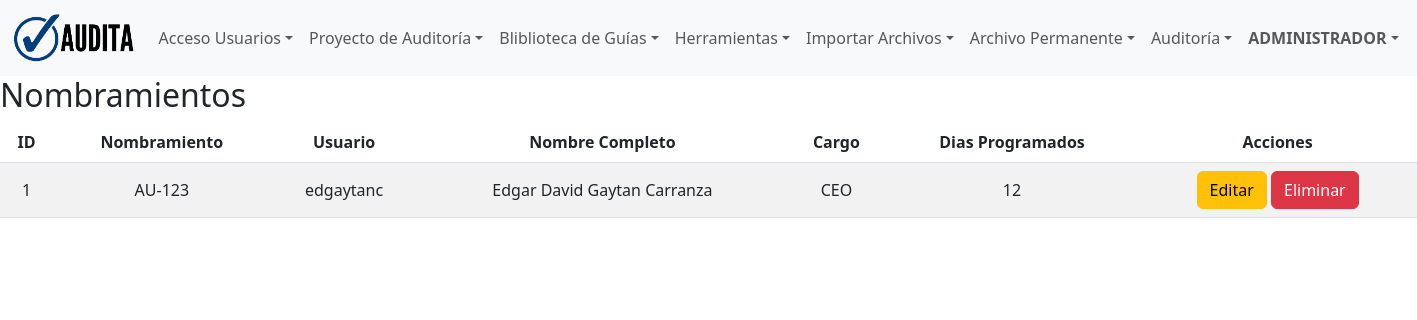
The app's page /herramientas/listar_nombramientos/ (signed in) with its own data.
### users/models.py (models this page shows)
class CustomUser(AbstractUser):
    is_activated = models.BooleanField(default=False)
    groups = models.ManyToManyField(
        'auth.Group',
        verbose_name='groups',
        blank=True,
        help_text='The groups this user belongs to. A user will get all permissions granted to each of their groups.',
        related_query_name='user',
        related_name='customuser_set',  # Add this line
    )
    user_permissions = models.ManyToManyField(
        'auth.Permission',
        verbose_name='user permissions',
        blank=True,
        help_text='Specific permissions for this user.',
        related_query_name='user',
        related_name='customuser_set',  # Add this line
    )

### herramientas/models.py (models this page shows, shortened)
class Nombramiento(models.Model):
    user = models.ForeignKey(settings.AUTH_USER_MODEL, null=True,blank=True, on_delete=models.CASCADE, verbose_name='Usuario')
    nombramiento =      models.CharField(max_length=10, null=False, blank=False, unique=True, verbose_name='Nombramiento')
    nombre_completo =   models.CharField(max_length=100, null=False,blank=False, verbose_name='Nombre Completo')
    cargo =             models.CharField(max_length=30, null=False, blank=False, verbose_name='Cargo')
    dias_programados =  models.IntegerField(default=0, verbose_name='Días Programados')
    class Meta:
        db_table = 'nombramiento'
        verbose_name = 'Nombramiento'
        verbose_name_plural = 'Nombramientos'
        ordering = ['id']

### herramientas/views.py (the view)
# urls.py: path('listar_nombramientos/', views.listar_nombramientos,name='listar_nombramientos'),
@login_required
@entidad_requerida
def listar_nombramientos(request):
    nombramientos = Nombramiento.objects.all()
    context = {'nombramientos': nombramientos}
    return render(request, 'herramientas/listar_nombramientos.html', context)

### templates/herramientas/listar_nombramientos.html
{% extends 'layout/base.html' %}
{% load crispy_forms_tags %}
{% load static %}
{% block 'content' %}
<h2>Nombramientos</h2>
<table class="table table-striped">
  <thead>
    <tr>
      <th>ID</th>
      <th>Nombramiento</th>
      <th>Usuario</th>
      <th>Nombre Completo</th>
      <th>Cargo</th>
      <th>Dias Programados</th>
      <th>Acciones</th>
    </tr>
  </thead>
  <tbody>
    {% for nombramiento in nombramientos %}
      <tr>
        <td>{{ nombramiento.id }}</td>
        <td>{{ nombramiento.nombramiento}}</td>
        <td>{{ nombramiento.user }}</td>
        <td>{{ nombramiento.nombre_completo }}</td>
        <td>{{ nombramiento.cargo }}</td>
        <td>{{ nombramiento.dias_programados}}</td>
        <td>
          <a href="{% url 'editar_nombramiento' nombramiento.id %}" class="btn btn-warning">Editar</a>
          <a href="{% url 'eliminar_nombramiento' nombramiento.id %}" class="btn btn-danger">Eliminar</a>
        </td>
      </tr>
    {% endfor %}
  </tbody>
</table>
{% endblock 'content' %}

### templates/layout/partials/menu.html (shortened to what this page needs)
{% load static %}
<header>
    <nav class="navbar navbar-expand-lg navbar-light bg-light">
        <div class="container-fluid">
            <a class="navbar-brand" href="{% url 'index' %}"><img
                    src="{% static 'img/logo-horizontal-menu.png' %}" height="50" loading="lazy"
                    alt=""></a>
            <div class="collapse navbar-collapse" id="navbarNav">
                <ul class="navbar-nav">
                    <li class="nav-item dropdown">
                        <a class="nav-link dropdown-toggle" href="#"
                            role="button" data-bs-toggle="dropdown"
                            aria-expanded="false">Acceso Usuarios</a>
                    </li>
                    <li class="nav-item dropdown">
                        <a class="nav-link dropdown-toggle" href="#"
                            role="button" data-bs-toggle="dropdown"
                            aria-expanded="false">Proyecto de Auditoría</a>
                    </li>
                    <li class="nav-item dropdown">
                        <a class="nav-link dropdown-toggle" href="#"
                            role="button" data-bs-toggle="dropdown"
                            aria-expanded="false">Bliblioteca de Guías</a>
                    </li>
                    <li class="nav-item dropdown">
                        <a class="nav-link dropdown-toggle" href="#"
                            role="button" data-bs-toggle="dropdown"
                            aria-expanded="false">Herramientas</a>
                    </li>
                    <li class="nav-item dropdown">
                        <a class="nav-link dropdown-toggle" href="#"
                            role="button" data-bs-toggle="dropdown"
                            aria-expanded="false">Importar Archivos</a>
                    </li>
                    <li class="nav-item dropdown">
                        <a class="nav-link dropdown-toggle" href="#"
                            role="button" data-bs-toggle="dropdown"
                            aria-expanded="false">Archivo Permanente</a>
                    </li>
                    <li class="nav-item dropdown">
                        <a class="nav-link dropdown-toggle" href="#"
                            role="button" data-bs-toggle="dropdown"
                            aria-expanded="false">Auditoría</a>
                    </li>
                    <li class ="nav-item dropdown">
                        <a class ="nav-link dropdown-toggle" href="#"
                            role="button" data-bs-toggle="dropdown"
                            aria-expanded="false"><b>{{user.username|upper}}</b></a>
                    </li>
                </ul>
            </div>
        </div>
    </nav>
</header>

### static/css/styles.css (style rules this page uses)
td { text-decoration: none; }
th, td { text-align: center; vertical-align: middle; }

### records on screen
CustomUser: username "ADMINISTRADOR"
Nombramiento: id "1", nombramiento "AU-123", user "edgaytanc", nombre_completo "Edgar David Gaytan Carranza", cargo "CEO", dias_programados "12"
